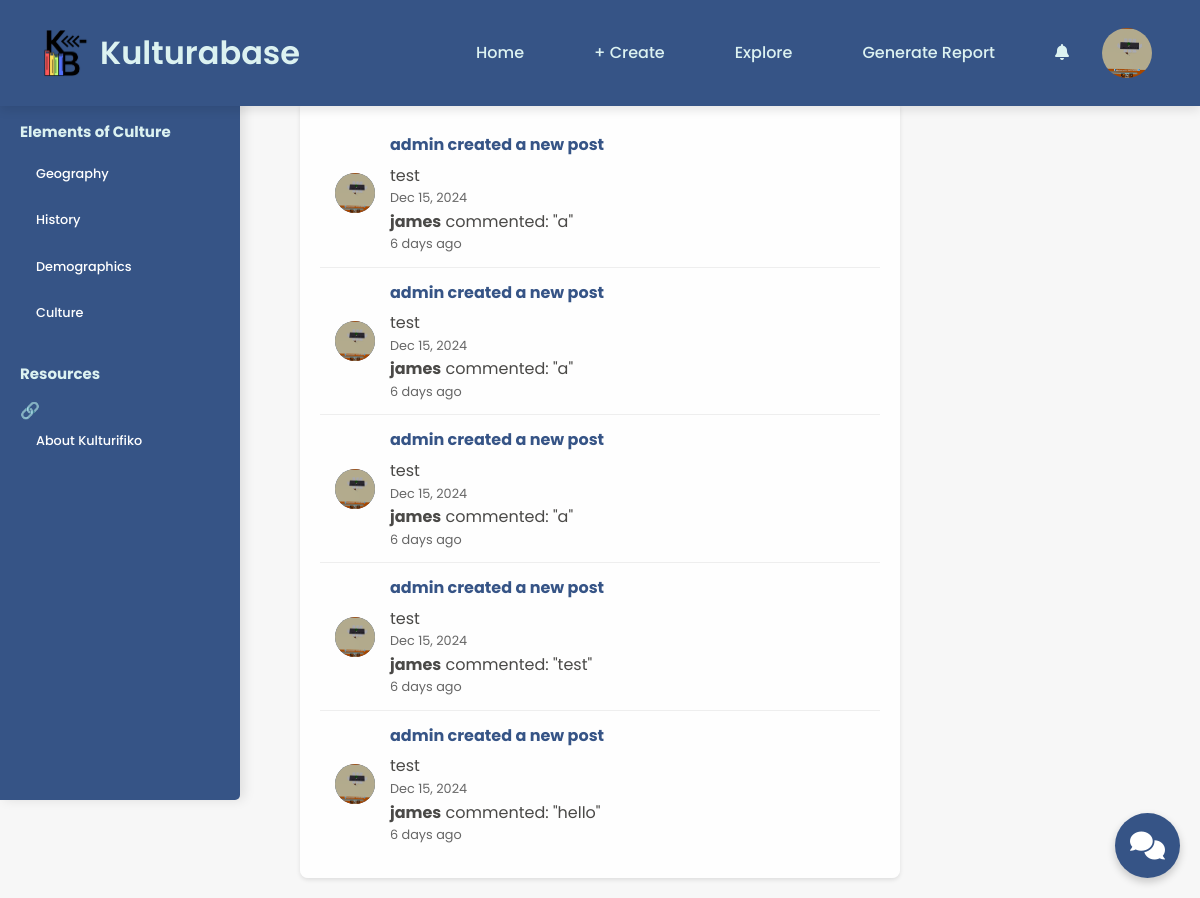
The page /user/notification.php (signed in) on the database its author committed.
### tables this page shows
CREATE TABLE `users` (
  `id` int(11) NOT NULL,
  `email` varchar(255) NOT NULL,
  `username` varchar(255) NOT NULL,
  `password` varchar(255) NOT NULL,
  `full_name` varchar(255) NOT NULL,
  `about` text DEFAULT NULL,
  `location` varchar(255) DEFAULT NULL,
  `birthday` date DEFAULT NULL,
  `website` varchar(255) DEFAULT NULL,
  `skills` text DEFAULT NULL,
  `profile_picture` varchar(255) DEFAULT 'default-avatar.png',
  `isAdmin` tinyint(1) NOT NULL DEFAULT 0
);

CREATE TABLE `comments` (
  `id` int(11) NOT NULL,
  `post_id` int(11) NOT NULL,
  `user_id` int(11) NOT NULL,
  `comment_text` text NOT NULL,
  `created_at` timestamp NOT NULL DEFAULT current_timestamp()
);

CREATE TABLE `posts` (
  `id` int(11) NOT NULL,
  `user_id` int(11) NOT NULL,
  `title` varchar(300) NOT NULL,
  `description` text NOT NULL,
  `file_path` varchar(255) DEFAULT NULL,
  `culture_elements` varchar(255) DEFAULT NULL,
  `learning_styles` varchar(255) DEFAULT NULL,
  `created_at` timestamp NOT NULL DEFAULT current_timestamp()
);

### user/notification.php (the view, shortened to what this page needs)
<?php
require 'db_conn.php';
$isAdmin = $_SESSION['isAdmin'];
?>
<!DOCTYPE html>
<html lang="en">
<head>
    <link rel="stylesheet" href="https://cdnjs.cloudflare.com/ajax/libs/font-awesome/6.0.0-beta3/css/all.min.css">
    <body>
    <?php
    if (isset($_SESSION['isAdmin']) && $_SESSION['isAdmin'] == 1) {
        include 'components/layout/admin/navbar.php';
    } else {
        include 'components/layout/guest/navbar.php';
    }
    ?>
<div class="notification-container">
    <?php
    if ($isAdmin) {
        $query = "SELECT
                    p.title AS post_title,
                    p.created_at AS post_created_at,
                    u.username AS post_creator,
                    u.profile_picture AS user_avatar,
                    c.comment_text,
                    c.created_at AS comment_created_at,
                    c.user_id AS comment_user_id,
                    cu.username AS comment_user,
                    l.created_at AS like_created_at,
                    l.user_id AS like_user_id,
                    lu.username AS like_user
                FROM posts p
                JOIN users u ON p.user_id = u.id
                LEFT JOIN comments c ON p.id = c.post_id
                LEFT JOIN users cu ON c.user_id = cu.id
                LEFT JOIN likes l ON p.id = l.post_id
                LEFT JOIN users lu ON l.user_id = lu.id
                ORDER BY GREATEST(
                    IFNULL(p.created_at, 0),
                    IFNULL(c.created_at, 0),
                    IFNULL(l.created_at, 0)
                ) DESC
                LIMIT 20";
        $stmt = $conn->prepare($query);
    }
    $stmt->execute();
    $result = $stmt->get_result();
    if ($result->num_rows > 0) {
        while ($row = $result->fetch_assoc()) {
            $postTimeAgo = getTimeAgo(strtotime($row['post_created_at']));
            $commentTimeAgo = isset($row['comment_created_at']) ? getTimeAgo(strtotime($row['comment_created_at'])) : null;
            echo '<div class="notification-item">
                    <div class="notification-avatar">';
            if (!empty($row['user_avatar'])) {
                echo '<img src="' . htmlspecialchars($row['user_avatar']) . '" alt="User avatar" style="width: 40px; height: 40px; border-radius: 50%; object-fit: cover;">';
            } else {
                echo htmlspecialchars($row['avatar_letter']);
            }
            echo '</div>
                    <div class="notification-content">';
            echo '<div class="notification-title">
                    ' . htmlspecialchars($row['post_creator']) . ' created a new post
                  </div>
                  <div>' . htmlspecialchars($row['post_title']) . '</div>
                  <div class="notification-time">' . $postTimeAgo . '</div>';
            if (!empty($row['comment_text'])) {
                echo '<div class="notification-comment">
                        <strong>' . htmlspecialchars($row['comment_user']) . '</strong> commented: "' . htmlspecialchars($row['comment_text']) . '"
                      </div>
                      <div class="notification-time">' . $commentTimeAgo . '</div>';
            }
            echo '</div></div>';
        }
    } else {
        echo '<div class="no-notifications">No recent activity</div>';
    }
    function getTimeAgo($timestamp) {
        $time_difference = time() - $timestamp;
        if ($time_difference < 60) {
            return "Just now";
        } elseif ($time_difference < 3600) {
            $minutes = round($time_difference / 60);
            return $minutes . " minute" . ($minutes != 1 ? "s" : "") . " ago";
        } elseif ($time_difference < 86400) {
            $hours = round($time_difference / 3600);
            return $hours . " hour" . ($hours != 1 ? "s" : "") . " ago";
        } elseif ($time_difference < 604800) {
            $days = round($time_difference / 86400);
            return $days . " day" . ($days != 1 ? "s" : "") . " ago";
        } else {
            return date("M j, Y", $timestamp);
        }
    }
    ?>
</div>
<?php include 'components/layout/guest/sidebar.php'; ?>
<?php include 'components/widgets/chat.php'; ?>
</body>
</head>
</html>

### user/components/layout/admin/navbar.php (shortened to what this page needs)
<div class="navbar">
        <div style="display: flex; align-items: center;">
            <img src="assets/logo/logo.png" alt="Kulturifiko Logo">
            <h1>Kulturabase</h1>
        </div>
        <div class="nav-links">
            <a href="home.php" <?php echo basename($_SERVER['PHP_SELF']) == 'home.php' ? 'class="active"' : ''; ?>>Home</a>
            <a href="create-post.php" <?php echo basename($_SERVER['PHP_SELF']) == 'create-post.php' ? 'class="active"' : ''; ?>>+ Create</a>
            <a href="explore.php" <?php echo basename($_SERVER['PHP_SELF']) == 'explore.php' ? 'class="active"' : ''; ?>>Explore</a>
            <a href="generate_report.php" <?php echo basename($_SERVER['PHP_SELF']) == 'generate_report.php' ? 'class="active"' : ''; ?>>Generate Report</a>
            <div class="notification-dropdown">
                <div class="notification-icon" onclick="toggleNotificationDropdown()">
                    <i class="fas fa-bell"></i>
                </div>
            </div>
            <div class="user-dropdown">
                <div class="user-info" onclick="toggleUserDropdown()">
                    <?php
                    $user_id = $_SESSION['user_id'];
                    $query = "SELECT profile_picture, username FROM users WHERE id = ?";
                    $stmt = $conn->prepare($query);
                    $stmt->bind_param("i", $user_id);
                    $stmt->execute();
                    $result = $stmt->get_result();
                    $user = $result->fetch_assoc();
                    if ($user && !empty($user['profile_picture'])) {
                        $avatar_url = $user['profile_picture'];
                    } else {
                        $avatar_url = 'assets/default-avatar.png';
                    }
                    ?>
                    <img src="<?php echo htmlspecialchars($avatar_url); ?>" alt="Profile" class="user-avatar">
                </div>
            </div>
        </div>
    </div>

### user/components/layout/guest/sidebar.php (shortened to what this page needs)
<div class="sidebar">
    <div class="menu-section">
        <h3>Elements of Culture</h3>
        <div class="menu-item">
            <ul>
                <li><a href="geography.php" <?php echo basename($_SERVER['PHP_SELF']) == 'geography.php' ? 'class="active"' : ''; ?>>Geography</a></li>
                <li><a href="history.php" <?php echo basename($_SERVER['PHP_SELF']) == 'history.php' ? 'class="active"' : ''; ?>>History</a></li>
                <li><a href="demographics.php" <?php echo basename($_SERVER['PHP_SELF']) == 'demographics.php' ? 'class="active"' : ''; ?>>Demographics</a></li>
                <li><a href="culture.php" <?php echo basename($_SERVER['PHP_SELF']) == 'culture.php' ? 'class="active"' : ''; ?>>Culture</a></li>
            </ul>
        </div>
    </div>
    <div class="menu-section">
        <h3>Resources</h3>
        <div class="menu-item">
            <span>🔗</span>
            <a href="#">About Kulturifiko</a>
        </div>
    </div>
</div>

### user/components/widgets/chat.php (shortened to what this page needs)
<!DOCTYPE html>
<html>
<head>
    <link rel="stylesheet" href="https://cdnjs.cloudflare.com/ajax/libs/font-awesome/6.0.0/css/all.min.css">
</head>
<body>
    <div class="chat-widget">
        <div class="chat-bubble pulse" id="chatBubble">
            <i class="fas fa-comments"></i>
        </div>
    </div>
</body>
</html>

### user/notification.php (style rules this page uses)
* { margin: 0; padding: 0; box-sizing: border-box; }
body { font-family: 'Poppins', sans-serif; background-color: #f7f7f7; color: #4A4947; line-height: 1.6; padding-top: 80px; }
.notification-container { max-width: 600px; margin: 20px auto; padding: 20px; background-color: rgba(255, 255, 255, 0.9); border-radius: 8px; box-shadow: 0 2px 4px rgba(0, 0, 0, 0.1); }
.notification-item { display: flex; align-items: center; padding: 15px; border-bottom: 1px solid #eee; transition: background-color 0.3s; }
.notification-item:last-child { border-bottom: none; }
.notification-avatar { width: 40px; height: 40px; border-radius: 50%; background-color: #365486; display: flex; align-items: center; justify-content: center; margin-right: 15px; color: white; font-weight: bold; }
.notification-content { flex: 1; }
.notification-title { font-weight: bold; color: #365486; margin-bottom: 5px; }
.notification-time { font-size: 0.8em; color: #666; }

### user/components/layout/admin/navbar.php (style rules this page uses)
.navbar { display: flex; justify-content: space-between; align-items: center; background-color: #365486; padding: 20px 40px; position: fixed; width: 100%; top: 0; z-index: 1000; box-shadow: 0 4px 10px rgba(0, 0, 0, 0.1); }
.navbar img { height: 50px; width: 50px; }
.navbar h1 { color: #DCF2F1; font-size: 2rem; font-weight: 600; margin-left: 10px; }
.navbar a { color: #DCF2F1; text-decoration: none; margin: 0 15px; font-size: 1rem; font-weight: 500; padding: 10px 20px; border-radius: 30px; transition: background-color 0.3s ease, color 0.3s ease; }
.nav-links { display: flex; align-items: center; }
.user-dropdown { position: relative; display: inline-block; margin-left: 15px; }
.user-info { display: flex; align-items: center; cursor: pointer; padding: 8px; border-radius: 50px; transition: background-color 0.3s ease; }
.user-avatar { width: 45px; height: 45px; border-radius: 50%; object-fit: cover; margin-right: 0; border: none; padding: 0; display: block; flex-shrink: 0; }
.notification-dropdown { position: relative; display: inline-block; margin-left: 15px; }
.notification-icon { cursor: pointer; padding: 10px; color: #DCF2F1; }
.notification-item { padding: 12px 15px; border-bottom: 1px solid #eee; display: flex; align-items: center; }

### user/components/layout/guest/sidebar.php (style rules this page uses)
.sidebar { position: fixed; top: 60px; left: 0; width: 240px; height: calc(100vh - 60px); background-color: #365486; padding: 30px 0; z-index: 999; display: flex; flex-direction: column; align-items: center; overflow-y: auto; box-shadow: 4px 0 12px rgba(0, 0, 0, 0.1); border-radius: 0 5px 5px 0; transition: transform 0.3s ease-in-out; }
.menu-section { width: 100%; padding: 0 20px; margin-bottom: 20px; }
.menu-section h3 { font-size: 15px; margin-bottom: 12px; color: #DCF2F1; }
.menu-item { width: 100%; margin: 3px 0; }
.menu-item ul { list-style: none; padding: 0; width: 100%; }
.menu-item li { margin-bottom: 10px; }
.menu-item a { color: #ffffff; text-decoration: none; font-size: 0.8rem; font-weight: 500; padding: 8px 16px; border-radius: 30px; display: block; transition: all 0.2s ease; }
.menu-item span { margin-right: 8px; }

### user/components/widgets/chat.php (style rules this page uses)
.chat-widget { position: fixed; bottom: 20px; right: 20px; z-index: 1000; }
.chat-bubble { width: 65px; height: 65px; background: #365486; border-radius: 50%; display: flex; justify-content: center; align-items: center; cursor: pointer; box-shadow: 0 4px 8px rgba(0,0,0,0.2); transition: all 0.3s ease; opacity: 1; }
.chat-bubble i { color: white; font-size: 28px; }
.pulse { animation: pulse 2s infinite; }

### rows shown on the page
users: profile_picture (picture)
comments: users.profile_picture (picture), users.username "admin", post.title "test", post.created_at "Dec 15, 2024", user.username "james", comment_text "a", created_at "6 days ago"
comments: users.profile_picture (picture), users.username "admin", post.title "test", post.created_at "Dec 15, 2024", user.username "james", comment_text "a", created_at "6 days ago"
comments: users.profile_picture (picture), users.username "admin", post.title "test", post.created_at "Dec 15, 2024", user.username "james", comment_text "a", created_at "6 days ago"
comments: users.profile_picture (picture), users.username "admin", post.title "test", post.created_at "Dec 15, 2024", user.username "james", comment_text "test", created_at "6 days ago"
comments: users.profile_picture (picture), users.username "admin", post.title "test", post.created_at "Dec 15, 2024", user.username "james", comment_text "hello", created_at "6 days ago"
